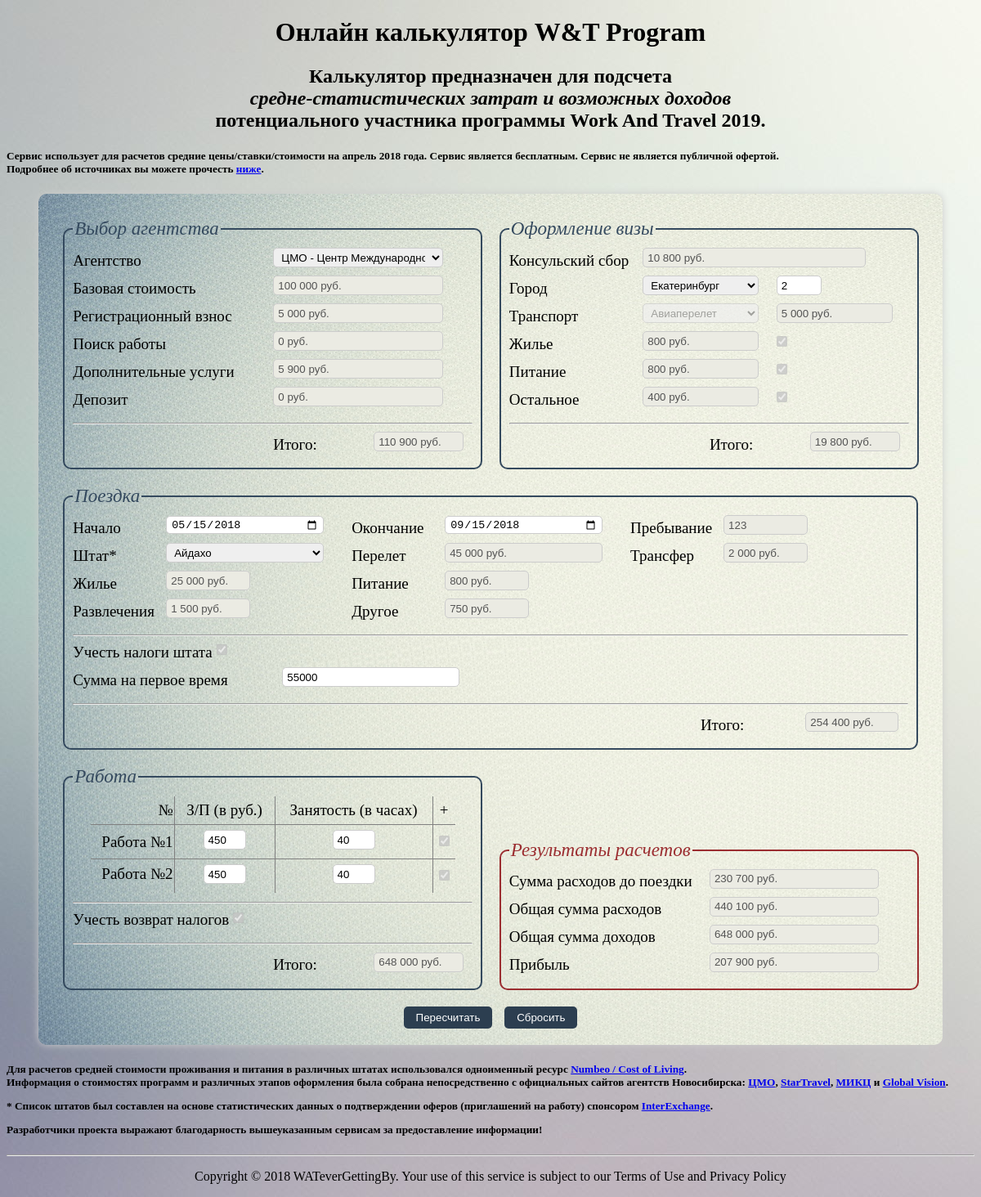
/app.php, run on the app's committed database.
### tables this page shows
CREATE TABLE `program` (
  `program_id` int(11) NOT NULL,
  `name` varchar(100) NOT NULL,
  `base_cost` decimal(10,0) NOT NULL,
  `description` varchar(400) DEFAULT NULL,
  `agency_id` int(11) NOT NULL
);

CREATE TABLE `agency` (
  `agency_id` int(11) NOT NULL,
  `sponsor` varchar(50) NOT NULL,
  `registration_fee` decimal(10,0) NOT NULL,
  `consular_fee` decimal(10,0) NOT NULL,
  `additional_fee` decimal(10,0) NOT NULL,
  `working_fee` decimal(10,0) NOT NULL,
  `deposit_fee` decimal(10,0) NOT NULL
);

CREATE TABLE `visa` (
  `visa_id` int(11) NOT NULL,
  `name_of_city` varchar(20) NOT NULL,
  `housing` decimal(10,0) NOT NULL,
  `meal` decimal(10,0) NOT NULL,
  `living` decimal(10,0) NOT NULL,
  `trans_avia` int(11) NOT NULL,
  `trans_rail` int(11) NOT NULL,
  `trans_auto` int(11) NOT NULL,
  `description` varchar(100) NOT NULL
);

CREATE TABLE `state` (
  `state_id` int(11) NOT NULL,
  `name` varchar(30) NOT NULL,
  `avg_salary` float NOT NULL,
  `flight` decimal(10,0) NOT NULL,
  `transfer` decimal(10,0) NOT NULL,
  `housing` decimal(10,0) NOT NULL,
  `meal` decimal(10,0) NOT NULL,
  `entertainment` decimal(10,0) NOT NULL,
  `living` decimal(10,0) NOT NULL,
  `salary_tax` float NOT NULL,
  `purchases_tax` float NOT NULL
);

### app.php (the view, shortened to what the rows shown need)
<!DOCTYPE html>
<html>
    <head>
    </head>
<?php
$dbParams=require('db.php');
	$db= new PDO(
		$dbParams['connection'],
		$dbParams['username'],
		$dbParams['password']
	);
$agencyQuery = $db
	->prepare('
		SELECT * FROM `program` INNER JOIN `agency` ON `agency`.`agency_id` = `program`.`agency_id`
	');
$agencyQuery
	->execute();
$agencies=$agencyQuery
	->fetchAll(PDO::FETCH_ASSOC);
if (isset($_GET['agencySelector'])) {
	$Program = ($_GET['agencySelector']);
}
else
{
	$Program = '1';
}
$selectedagencyQuery = $db
	->prepare('
		SELECT * FROM `program` INNER JOIN `agency` ON `agency`.`agency_id` = `program`.`agency_id` WHERE `program_id` = '.$Program.'
	');
$selectedagencyQuery
	->execute();
$selectedagencies=$selectedagencyQuery
	->fetchAll(PDO::FETCH_ASSOC);
$visaQuery =$db
	->prepare('
		SELECT * FROM `visa`
	');
$visaQuery
	->execute();
$visum=$visaQuery
	->fetchAll(PDO::FETCH_ASSOC);
if (isset($_GET['visaSelector'])) {
	$Visa = ($_GET['visaSelector']);
}
else
{
	$Visa = '1';
}
$selectedvisaQuery =$db
	->prepare('
		SELECT * FROM `visa` WHERE `visa_id` = '.$Visa.'
	');
$selectedvisaQuery
	->execute();
$selectedvisum=$selectedvisaQuery
	->fetchAll(PDO::FETCH_ASSOC);
$stateQuery =$db
	->prepare('
		SELECT * FROM `state`
	');
$stateQuery
	->execute();
$states=$stateQuery
	->fetchAll(PDO::FETCH_ASSOC);
if(isset($_GET['stateSelector'])){
	$State = ($_GET['stateSelector']);
}
else
{
	$State = '29';
}
$selectedstateQuery =$db
	->prepare('
		SELECT * FROM `state` WHERE `state_id` = '.$State.'
	');
$selectedstateQuery
	->execute();
$selectedstates=$selectedstateQuery
	->fetchAll(PDO::FETCH_ASSOC);
?>
    <body>
        <header class="page-header">
		<h1 align=center>Онлайн калькулятор W&T Program</h1>
		<h2 align=center>Калькулятор предназначен для подсчета <br><i>средне-статистических затрат и возможных доходов</i><br> потенциального участника программы Work And Travel 2019.</h2>
		</header>
        <main>
          <form action="app.php" method="GET">
				<div class="half-width">
					<fieldset>
						<div class="half-width">
							<input type="text" name="program_base_cost" title= "Базовая стоимость выбранного варианта программы" value='<?
							foreach ($selectedagencies as $selectedagency) {};
							$ProgramCost = htmlspecialchars($selectedagency['base_cost']);
							print (number_format($ProgramCost, 0, ',', ' ').' руб.');
							?>' disabled>
						</div>
						<div class="half-width">
							<input type="text" name="agency_registration_fee" title= "Регистрационный взнос агентства" value='<?
							foreach ($selectedagencies as $selectedagency) {};
							$AgencyRegistrationFee = htmlspecialchars($selectedagency['registration_fee']);
							print (number_format($AgencyRegistrationFee, 0, ',', ' ').' руб.');
							?>' disabled>
						</div>
						<div class="half-width">
							<input type="text" name="agency_working_fee" title= "Стоимость поиска работ агентством" value='<?
							$AgencyWorkingFee = htmlspecialchars($selectedagency['working_fee']);
							print (number_format($AgencyWorkingFee, 0, ',', ' ').' руб.');
							?>' disabled>
						</div>
						<div class="half-width">
							<input type="text" name="agency_additional_fee" title= "Стоимость дополнительных услуг агентства" value='<?
							$AgencyAdditionalFee = htmlspecialchars($selectedagency['additional_fee']);
							print (number_format($AgencyAdditionalFee, 0, ',', ' ').' руб.');
							?>' disabled>
						</div>
						<div class="half-width">
							<input type="text" name="agency_deposit_fee" title= "Возвращаемый депозит агентству" value='<?
							$AgencyDepositFee = htmlspecialchars($selectedagency['deposit_fee']);
							print (number_format($AgencyDepositFee, 0, ',', ' ').' руб.');
							?>' disabled>
						</div>
						<div class="half-width">
							<div class="half-width">
								<?php
								$AgencyTotal = $ProgramCost + $AgencyRegistrationFee + $AgencyWorkingFee + $AgencyAdditionalFee + $AgencyDepositFee;
								?>
								<input type="text" name="" title= "Итог по затратам, связанным с агентством" value='<?php print (number_format($AgencyTotal, 0, ',', ' ').' руб.'); ?>' disabled>
							</div>
						</div>
					</fieldset>
				</div>
				<div class="half-width">
					<fieldset>
						<div class="two-third-width">
							<input type="text" name="visa_consular_fee" title= "Стоимость консульского сбора" value='<?
							$VisaConsularFee = htmlspecialchars($selectedagency['consular_fee']);
							print number_format($VisaConsularFee, 0, ',', ' ').' руб.';
							?>' disabled>
						</div>
								<input type="number" name="visa_period" value="<?
								if (isset($_GET['visa_period'])) {
									$VisaPeriod = $_GET['visa_period'];
								}
								else
								{
									$VisaPeriod = 2;
								}
								?>" title= "Количество дней проживания в городе">
						<div class="one-third-width">
							<input type="text" name="visa_tansfer" title= "Стоимость трансфера" value='<?
							foreach ($selectedvisum as $selectedvisa) {};
							$VisaTansfer = htmlspecialchars($selectedvisa['trans_avia']);
							print number_format($VisaTansfer, 0, ',', ' ').' руб.';
							?>' disabled>
						</div>
						<div class="one-third-width">
							<input type="text" name="visa_housing" title= "Стоимость аренды за день" value='<?
							$VisaHousing = htmlspecialchars($selectedvisa['housing']);
							print number_format($VisaHousing, 0, ',', ' ').' руб.';
							?>' disabled>
						</div>
						<div class="one-third-width">
							<input type="text" name="visa_meal" title= "Стоимость питания за день" value='<?
							$VisaMeal = htmlspecialchars($selectedvisa['meal']);
							print number_format($VisaMeal, 0, ',', ' ').' руб.';
							?>' disabled>
						</div>
						<div class="one-third-width">
							<input type="text" name="visa_living" title= "Включает дополнительные затраты на проживание (транспорт, развлечения и др.)" value='<?
							$VisaLiving = htmlspecialchars($selectedvisa['living']);
							print number_format($VisaLiving, 0, ',', ' ').' руб.';?>' disabled>
						</div>
						<div class="half-width">
							<div class="half-width">
								<?php
								$VisaTotal = $VisaConsularFee + $VisaTansfer + (($VisaHousing + $VisaMeal + $VisaLiving) * $VisaPeriod);
								?>
								<input type="text" name="" title= "Итог по затратам, связанным с поездкой за визой" value='<?=number_format($VisaTotal, 0, ',', ' ').' руб.'?>' disabled>
							</div>
						</div>
					</fieldset>
				</div>
				<fieldset>
							<input type="date" name="data1" title= "Дата вылета" value="<?php
							if (isset($_GET['data1'])) {
								$Date1 = $_GET['data1'];
							}
							else
							{
								$Date1 = '2018-05-15';
							}
							?>">
							<input type="date" name="data2" title= "Дата возвращения" value="<?php
							if (isset($_GET['data2'])) {
								$Date2 = $_GET['data2'];
							}
							else
							{
								$Date2 = '2018-09-15';
							}
							?>">
							<input type="text" name="state_period" title= "Количество дней проживания в штатах" value='<?
							$StatePeriod = (intval(abs(strtotime($Date2) - strtotime($Date1))) / (3600*24) );
							?>' disabled>
								<?php foreach ($states as $state) { ?>
								<option <?if(isset($_GET['stateSelector']) and htmlspecialchars($state['state_id']) == $_GET['stateSelector']):?> selected='selected' <?endif?> value='<?=htmlspecialchars($state['state_id']);?>'><?=htmlspecialchars($state['name'])?></option>
								<?php } ?>
					<div class="one-third-width">
						<div class="two-third-width">
							<input type="text" name="state_flight" title= "Стоимость затрат на перелет в оба конца" value='<?
							foreach ($selectedstates as $selectedstate) {};
							$StateFlight = htmlspecialchars($selectedstate['flight']);
							print number_format($StateFlight, 0, ',', ' ').' руб.';
							?>' disabled>
						</div>
					</div>
					<div class="one-third-width">
						<div class="one-third-width">
							<input type="text" name="state_transfer" title= "Стоимость затрат на трансфер туда и обратно" value='<?
							$StateTransfer = htmlspecialchars($selectedstate['transfer']);
							print number_format($StateTransfer, 0, ',', ' ').' руб.';
							?>' disabled>
						</div>
					</div>
					<div class="one-third-width">
						<div class="one-third-width">
							<input type="text" name="state_housing" title= "Стоимость жилья за месяц" value='<?
							$StateHousing = htmlspecialchars($selectedstate['housing']);
							print number_format($StateHousing, 0, ',', ' ').' руб.';
							?>' disabled>
						</div>
					</div>
					<div class="one-third-width">
						<div class="one-third-width">
							<input type="text" name="state_meal" title= "Затраты на питание на один день" value='<?
							$StateMeal = htmlspecialchars($selectedstate['meal']);
							print number_format($StateMeal, 0, ',', ' ').' руб.';
							?>' disabled>
						</div>
					</div>
					<div class="one-third-width">
						<div class="one-third-width">
							<input type="text" name="state_entertainment" title= "Средние затраты на отдых и развлечения в штате в месяц" value='<?
							$StateEntertainment = htmlspecialchars($selectedstate['entertainment']);
							print number_format($StateEntertainment, 0, ',', ' ').' руб.';
							?>' disabled>
						</div>
					</div>
					<div class="one-third-width">
						<div class="one-third-width">
							<input type="text" name="state_living" title= "Бытовые затраты в месяц" value='<?
							$StateLiving = htmlspecialchars($selectedstate['living']);
							print number_format($StateLiving, 0, ',', ' ').' руб.';
							?>' disabled>
						</div>
					</div>
							<input type="number" name="money_with" value="<?
							if (isset($_GET['money_with'])) {
								$MoneyWith = ($_GET['money_with']);
							}
							else
							{
								$MoneyWith = '55000';
							}
							?>" title= "Средняя сумма рекомендуемая на первое время">
					<div class="half-width">
						<div class="half-width">
							<div class="half-width">
								<?
								$StateTotal = $StateFlight + $StateTransfer + ($StateMeal * $StatePeriod) + (($StateHousing + $StateEntertainment + $StateLiving) * (round(($StatePeriod/30), 0, PHP_ROUND_HALF_UP)));
								?>
								<input type="text" name="" title= "Итог по затратам, связанным с поездкой за визой" value='<?=number_format($StateTotal, 0, ',', ' ').' руб.'?>' disabled>
							</div>
						</div>
					</div>
				</fieldset>
				<div class="half-width">
					<fieldset>
						<table style="border-collapse: collapse; margin: auto;" border="1">
							<tbody>
								<tr>
									<td>
										<label style="margin-bottom: 0px; margin-top: 5px;" align="center">
											<input type="number" name="salary1" style="width: 40px;" value="<?
											if (isset($_GET['salary1'])) {
												$Salary1 = $_GET['salary1'];
											}
											else
											{
												$Salary1 = htmlspecialchars($state['avg_salary']);
											}
											print $Salary1;
											?>" title= "Ставка дохода за час работы">
										</label>
									</td>
											<input type="number" name="worktime1" style="width: 40px;" value='<?
											if (isset($_GET['worktime1'])) {
												$WorkTime1 = $_GET['worktime1'];
											}
											else
											{
												$WorkTime1 = '40';
											}
											?>' title= "Количество часов в неделю">
								</tr>
								<tr>
									<td>
										<label style="margin-bottom: 0px; margin-top: 5px;" align="center">
											<input type="number" name="salary2" style="width: 40px;" value="<?
											if (isset($_GET['salary2'])) {
												$Salary2 = $_GET['salary2'];
											}
											else
											{
												$Salary2 = htmlspecialchars($state['avg_salary']);
											}
											print $Salary2;
											?>" title= "Ставка дохода за час работы">
										</label>
									</td>
											<input type="number" name="worktime2" style="width: 40px;" value='<?
											if (isset($_GET['worktime2'])) {
												$WorkTime2 = $_GET['worktime2'];
											}
											else
											{
												$WorkTime2 = '40';
											}
											?>' title= "Количество часов в неделю">
								</tr>
							</tbody>
						</table>
						<div>
							<div class="half-width">
								<div class="half-width">
									<?
									$WorkTotal = (($Salary1 * $WorkTime1 + $Salary2 * $WorkTime2) * (round(($StatePeriod/7), 0, PHP_ROUND_HALF_UP)));
									?>
									<input type="text" name="" title= "Итог по затратам, связанным с поездкой за визой" value='<?=number_format($WorkTotal, 0, ',', ' ').' руб.'?>' disabled>
								</div>
							</div>
						</div>
					</fieldset>
				</div>
				<div class="half-width">
					<fieldset style="border: 2px solid #9b2d30;">
						<div class="half-width">
							<input type="text" name="expenses_before" value="<?
							$ExpensesBefore = $AgencyTotal + $VisaTotal + $StateFlight + $MoneyWith;
							print number_format($ExpensesBefore, 0, ',', ' ').' руб.';
							?>" disabled>
						</div>
						<div class="half-width">
							<input type="text" name="expenses_total" value="<?
							$ExpensesTotal = $ExpensesBefore + $StateTotal - $StateFlight;
							print number_format($ExpensesTotal, 0, ',', ' ').' руб.';
							?>" disabled>
						</div>
						<div class="half-width">
							<input type="text" name="revenue_total" value="<?
							$RevenueTotal = $WorkTotal;
							print number_format($RevenueTotal, 0, ',', ' ').' руб.';
							?>" disabled>
						</div>
					</fieldset>
				</div>
            </form>
        </main>
    </body>
</html>

### data on the page
program: program_base_cost "100 000 руб.", base_cost.deposit_fee "110 900 руб.", expenses_before "230 700 руб.", expenses_total "440 100 руб."
agency: agency_registration_fee "5 000 руб.", agency_working_fee "0 руб.", agency_additional_fee "5 900 руб.", agency_deposit_fee "0 руб.", visa_consular_fee "10 800 руб.", consular_fee.living "19 800 руб."
visa: visa_tansfer "5 000 руб.", visa_housing "800 руб.", visa_meal "800 руб.", visa_living "400 руб."
state: state_flight "45 000 руб.", state_transfer "2 000 руб.", state_housing "25 000 руб.", state_meal "800 руб.", state_entertainment "1 500 руб.", state_living "750 руб.", flight+transfer+meal "254 400 руб."
state: salary1 "450", salary2 "450", avg_salary "648 000 руб.", revenue_total "648 000 руб."

### other printed values
form field agencySelector "ЦМО - Центр Международного Обмена / Self-Arranged Standard"
form field visaSelector "Екатеринбург"
form field stateSelector "Айдахо"
